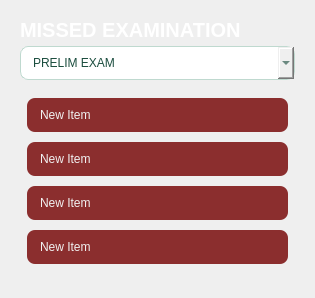
                          <widget class="QWidget" name="tab_8">
                           <attribute name="title">
                            <string>Tab 2</string>
                           </attribute>
                           <layout class="QGridLayout" name="gridLayout_43">
                            <item row="0" column="0">
                             <widget class="QFrame" name="frame_69">
                              <property name="sizePolicy">
                               <sizepolicy hsizetype="Expanding" vsizetype="Expanding">
                                <horstretch>0</horstretch>
                                <verstretch>0</verstretch>
                               </sizepolicy>
                              </property>
                              <property name="minimumSize">
                               <size>
                                <width>0</width>
                                <height>0</height>
                               </size>
                              </property>
                              <property name="styleSheet">
                               <string notr="true">background-color: none;
border: none;</string>
                              </property>
                              <property name="frameShape">
                               <enum>QFrame::StyledPanel</enum>
                              </property>
                              <property name="frameShadow">
                               <enum>QFrame::Raised</enum>
                              </property>
                              <layout class="QGridLayout" name="gridLayout_70">
                               <item row="2" column="0">
                                <widget class="QListWidget" name="missed_exam_dashboard">
                                 <property name="styleSheet">
                                  <string notr="true">QListView {
    background-color: transparent; /* Light background color for the list view */
    border-radius: 10px; /* Rounded corners */
    padding: 5px;
    border: 2px solid transparent; /* Match background */
}

QListView::item {
    background-color: #8B2E2E; /* Red background for items */
    color: #F2F2F2; /* White text for contrast */
    font-size: 20px;
    font-family: Arial, Helvetica, sans-serif;
    border-radius: 8px;
    padding: 10px;
    margin: 5px 0;
}
</string>
                                 </property>
                                 <item>
                                  <property name="text">
                                   <string>New Item</string>
                                  </property>
                                 </item>
                                 <item>
                                  <property name="text">
                                   <string>New Item</string>
                                  </property>
                                 </item>
                                 <item>
                                  <property name="text">
                                   <string>New Item</string>
                                  </property>
                                 </item>
                                 <item>
                                  <property name="text">
                                   <string>New Item</string>
                                  </property>
                                 </item>
                                </widget>
                               </item>
                               <item row="0" column="0">
                                <widget class="QLabel" name="label_63">
                                 <property name="sizePolicy">
                                  <sizepolicy hsizetype="Expanding" vsizetype="Preferred">
                                   <horstretch>0</horstretch>
                                   <verstretch>0</verstretch>
                                  </sizepolicy>
                                 </property>
                                 <property name="minimumSize">
                                  <size>
                                   <width>275</width>
                                   <height>20</height>
                                  </size>
                                 </property>
                                 <property name="maximumSize">
                                  <size>
                                   <width>10000000</width>
                                   <height>20</height>
                                  </size>
                                 </property>
                                 <property name="styleSheet">
                                  <string notr="true">QLabel {
    background: none;
    color: white; /* Darker shade of blue */
    font-size: 20px;
    font-weight: 900; /* Extra Bold */
    font-family: &quot;Poppins&quot;, &quot;Arial&quot;, &quot;Helvetica&quot;, sans-serif;
    border: none;
    text-align: center;
}</string>
                                 </property>
                                 <property name="text">
                                  <string>MISSED EXAMINATION</string>
                                 </property>
                                </widget>
                               </item>
                               <item row="1" column="0">
                                <widget class="QComboBox" name="filter_missing">
                                 <property name="sizePolicy">
                                  <sizepolicy hsizetype="Expanding" vsizetype="Fixed">
                                   <horstretch>0</horstretch>
                                   <verstretch>0</verstretch>
                                  </sizepolicy>
                                 </property>
                                 <property name="styleSheet">
                                  <string notr="true">QComboBox {
    background: qlineargradient(x1:0, y1:0, x2:1, y2:1, 
                stop:0 #E9F3F0, stop:1 #D4EAE4);  /* Smooth gradient */
    color: #1B4D3E;                                /* Dark green text */
    border: 1px solid #BFD9CF;                     /* Softer border */
    border-radius: 8px;                            /* Rounded corners */
    padding: 8px 12px;                             /* Spacious padding */
    font: bold 13px &quot;Segoe UI&quot;;                     /* Sleek font */
    selection-background-color: #BFD9CF;            /* Highlight color */
    selection-color: #02281A;                      /* Selection text color */
    transition: background 0.3s ease;               /* Smooth transition */
}

QComboBox:hover {
    background: #D4EAE4;                           /* Softer hover effect */
    border: 1px solid #A3C9B9;                     /* Subtle border change */                              /* Wider dropdown button */
}

QComboBox QAbstractItemView {
    background: #E9F3F0;                           /* Light dropdown background */
    color: #1B4D3E;                                /* Dark green text */
    border: 1px solid #BFD9CF;
    border-radius: 8px;                            /* Rounded corners */
    selection-background-color: #BFD9CF;            /* Selection color */
    selection-color: #02281A;                      /* Selection text color */
    padding: 4px;                                  /* Space around items */
}
</string>
                                 </property>
                                 <item>
                                  <property name="text">
                                   <string>PRELIM EXAM</string>
                                  </property>
                                 </item>
                                 <item>
                                  <property name="text">
                                   <string>MIDTERM EXAM</string>
                                  </property>
                                 </item>
                                 <item>
                                  <property name="text">
                                   <string>FINAL EXAM</string>
                                  </property>
                                 </item>
                                </widget>
                               </item>
                              </layout>
                             </widget>
                            </item>
                           </layout>
                          </widget>
